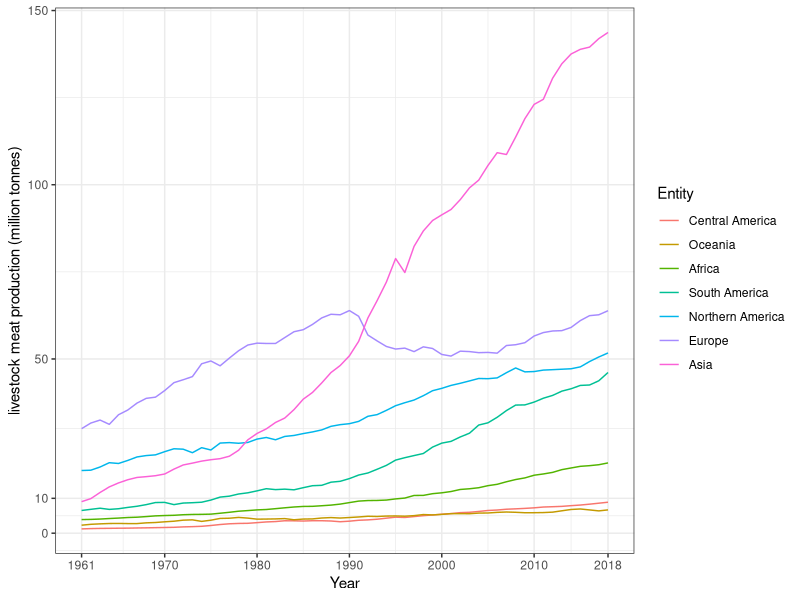
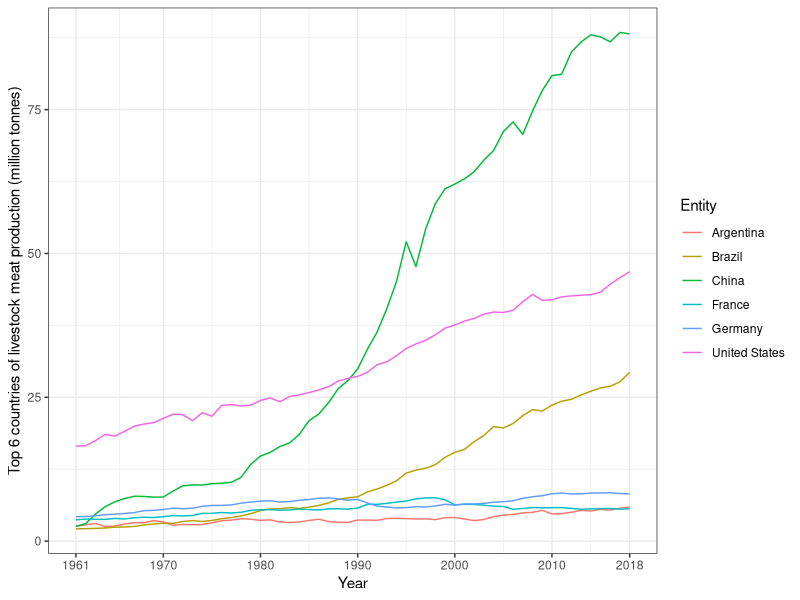

Write R code to recreate these figures, in order. (Note: this script raises an error after producing the figures.)
## ---- chunk 1
# Libraries

library(tidyverse)
library(readr)
library(kableExtra)
library(bookdown)
library(gridExtra)
## ---- chunk 2
global_production <-read.csv(here::here("Data/global-meat-production.csv"))
production <- read.csv(here::here("Data/meat-production-tonnes.csv"))
## ---- chunk 3

global_production <- global_production %>%
  rename("meat_production" = "Livestock.Primary...Meat..Total...1765...Production...5510...tonnes") %>%
  mutate(meat_production = round(meat_production/1000000, digits = 2)) %>%
  filter(Entity %in% c("Oceania", "Africa", "Central America", "South America", "Northern America", "Europe", "Asia")) 


df <- global_production %>%
  group_by(Entity) %>%
  mutate(meat_sum = sum(meat_production)) %>%
  ungroup() %>%
  arrange(meat_sum) 

df <- df %>%
  mutate(Entity = factor(Entity, unique(Entity))) %>%
  group_by(Year) %>%
  mutate(total = sum(meat_production))

 
## ---- chunk 4
ggplot(df, aes(x = Year, y = meat_production, color = Entity))+
  geom_line()+
  scale_fill_brewer(palette = "Set3")+
  scale_x_continuous(breaks = c(1961,1970,1980, 1990, 2000, 2010,2018))+
  scale_y_continuous(breaks = c(0, 10, 50, 100, 150))+
  ylab("livestock meat production (million tonnes)")+
  theme_bw()
## ---- chunk 5

production <- production %>%
   rename("meat_production" = "Livestock.Primary...Meat..Total...1765...Production...5510...tonnes") %>%
  mutate(meat_production = round(meat_production/1000000, digits = 2)) 

df2 <- production %>%
  group_by(Entity) %>%
  mutate(meat_sum = sum(meat_production)) %>%
  ungroup() %>%
  arrange(-meat_sum) 

df2 <- df2 %>%
  filter(Code != "" &
        Code %in% c("CHN", "USA", "BRA", "DEU", "FRA", "ARG"))
 

## ---- chunk 6

ggplot(df2, aes(x = Year, y = meat_production, color = Entity))+
  geom_line()+
  scale_fill_brewer(palette = "Set3")+
  scale_x_continuous(breaks = c(1961,1970,1980, 1990, 2000, 2010,2018))+
  ylab("Top 6 countries of livestock meat production (million tonnes)")+
  theme_bw()

  
## ---- chunk 7
GD <- read_csv(file = "Data/global-meat-production.csv")
MT <- read_csv(file = "Data/global-meat-production-by-livestock-type.csv")
## ---- chunk 8
production <- GD %>%
  select(-Code) %>% 
  filter(Entity %in% c("Asia",
                       "Europe",
                       "Northern America",
                       "South America",
                       "Central America",
                       "Africa",
                       "Oceania")) %>%
    rename("Production"= "Livestock Primary - Meat, Total - 1765 - Production - 5510 - tonnes") %>%
    group_by(Entity, Year)

plt_pd<- ggplot(production, aes(x= Year,
                                y= Production, 
                                fill= Entity)) + 
    geom_area(alpha=0.6 , size=.5, colour="white")+
    scale_fill_viridis(discrete = T) +
    theme_minimal()+
    ggtitle("Global meat production, 1961 to 2018")+
    scale_y_continuous(labels = comma_format(big.mark = ","))
## ---- chunk 9
pt_world <- MT %>%
  select(-Code) %>% 
  rename("Sheep & Goat"= "Livestock Primary - Sheep and Goat Meat - 1807 - Production - 5510 - tonnes",
         "Beef & Buffalo"= "Livestock Primary - Beef and Buffalo Meat - 1806 - Production - 5510 - tonnes",
         "Pig"= "Livestock Primary - Meat, pig - 1035 - Production - 5510 - tonnes",
         "Wild Game"= "Livestock Primary - Meat, game - 1163 - Production - 5510 - tonnes",
         "Duck"= "Livestock Primary - Meat, duck - 1069 - Production - 5510 - tonnes",
         "Poltry"= "Livestock Primary - Meat, Poultry - 1808 - Production - 5510 - tonnes",
         "Horse"= "Livestock Primary - Meat, horse - 1097 - Production - 5510 - tonnes",
         "Camel"= "Livestock Primary - Meat, camel - 1127 - Production - 5510 - tonnes",
         "Goose & Guinea fowl"= "Livestock Primary - Meat, goose and guinea fowl - 1073 - Production - 5510 - tonnes") %>%
  filter(Entity== "World") %>% 
    group_by(Entity, Year)

pt_world_long <- pt_world %>% 
  pivot_longer(cols= "Sheep & Goat":"Goose & Guinea fowl",
               names_to= "Type",
               values_to = "Amount")


plt_type<- ggplot(pt_world_long, aes(x= Year,
                                     y= Amount,
                                     group= Type,
                                     fill= Type))+
    geom_area() +
    scale_fill_viridis(discrete = TRUE)+
    theme_minimal() +
    facet_wrap(~ Type, scale="free_y")

plt_type
## ---- chunk 10
pd_type <- MT %>%
  select(-Code) %>% 
  rename("Sheep & Goat"= "Livestock Primary - Sheep and Goat Meat - 1807 - Production - 5510 - tonnes",
         "Beef & Buffalo"= "Livestock Primary - Beef and Buffalo Meat - 1806 - Production - 5510 - tonnes",
         "Pig"= "Livestock Primary - Meat, pig - 1035 - Production - 5510 - tonnes",
         "Wild Game"= "Livestock Primary - Meat, game - 1163 - Production - 5510 - tonnes",
         "Duck"= "Livestock Primary - Meat, duck - 1069 - Production - 5510 - tonnes",
         "Poultry"= "Livestock Primary - Meat, Poultry - 1808 - Production - 5510 - tonnes",
         "Horse"= "Livestock Primary - Meat, horse - 1097 - Production - 5510 - tonnes",
         "Camel"= "Livestock Primary - Meat, camel - 1127 - Production - 5510 - tonnes",
         "Goose & Guinea fowl"= "Livestock Primary - Meat, goose and guinea fowl - 1073 - Production - 5510 - tonnes") %>%
    group_by(Entity, Year) %>%
    pivot_longer(cols= "Sheep & Goat":"Goose & Guinea fowl",
               names_to= "Type",
               values_to = "Amount")
## ---- chunk 11
pd_cattle <- pd_type %>% 
    filter(Type == "Beef & Buffalo") %>% 
    group_by(Entity) %>% 
    summarise(Total= sum(Amount))%>% 
    arrange(-Total)

kable(head(pd_cattle, 20), caption = "Beef and buffalo (cattle) meat production, 1961-2018", booktabs = T)%>%
kable_material(c("striped", "hover"), position = "center") 

top_cattle<- pd_type %>% 
  filter(Entity %in% c("United States",
                       "China",
                       "Brazil")) %>% 
  filter(Type== "Beef & Buffalo") %>% 
  group_by(Entity)

ggplot(top_cattle, aes(x= Year, y= Amount, color= Entity))+
      geom_line()+
    scale_fill_viridis(discrete = TRUE) +
    theme_minimal()
## ---- chunk 12
pd_poultry <- pd_type %>% 
    filter(Type == "Poultry") %>% 
    group_by(Entity) %>% 
    summarise(Total= sum(Amount))%>% 
    arrange(-Total)

kable(head(pd_cattle, 20), caption = "Poultry meat production, 1961-2018", booktabs = T)%>%
kable_material(c("striped", "hover"), position = "center")

top_poultry<- pd_type %>% 
  filter(Entity %in% c("United States",
                       "China",
                       "Brazil",
                       "Europe")) %>% 
  filter(Type== "Poultry") %>% 
  group_by(Entity)

ggplot(top_poultry, aes(x= Year, y= Amount, color= Entity))+
  geom_line()+
  scale_fill_viridis(discrete = TRUE) +
  theme_minimal()
## ---- chunk 13
pd_pigmeat <- pd_type %>% 
    filter(Type == "Pig") %>% 
    group_by(Entity) %>% 
    summarise(Total= sum(Amount))%>% 
    arrange(-Total)

kable(head(pd_pigmeat, 20), caption = "Pig meat production, 1961-2018", booktabs = T)%>%
kable_material(c("striped", "hover"), position = "center")

top_pigmeat<- pd_type %>% 
  filter(Entity %in% c("United States",
                       "China",
                       "Germany")) %>% 
  filter(Type== "Pig") %>% 
  group_by(Entity)

ggplot(top_pigmeat, aes(x= Year, y= Amount, color= Entity))+
  geom_line()+
  scale_fill_viridis(discrete = TRUE) +
  theme_minimal()
